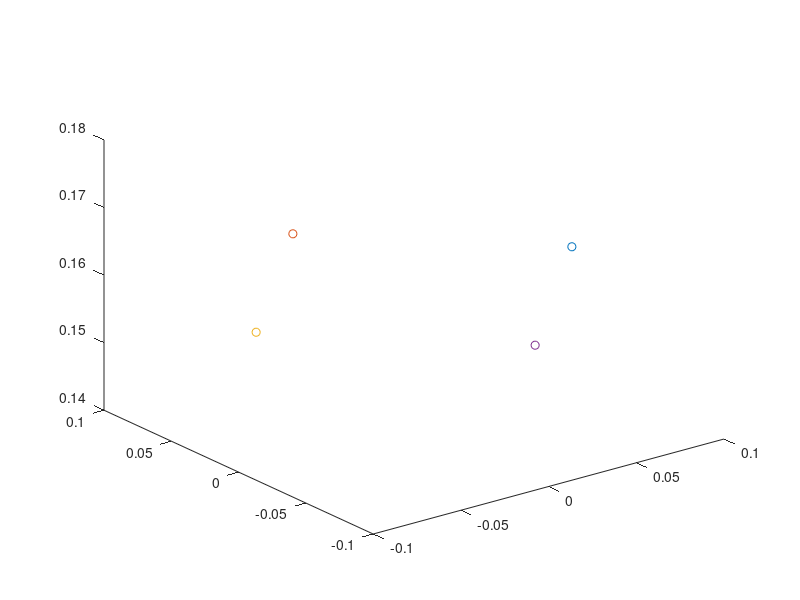

This chart was generated by the following MATLAB code: (Note: this script raises an error after producing the figure.)
P5a=[0.0900 0 0.1600];
P5b=[0.0000 0.0900 0.1600];
P5c=[-0.0900 0 0.1600];
P5d=[-0.0000 -0.0900 0.1600];

k5a= [0 1 0];
k5b= [-1.0000 0 0];
k5c= [-0.0000 -1.0000 0];
k5d= [1 -0.0000 0];

% colors
%plot 3d joints
str = '#F5F5F5';
color = sscanf(str(2:end),'%2x%2x%2x',[1 3])/255;
% facecolor='none';
facecolor=color;
edgecolor='none';
%     edgecolor='k';
%   jointfc='none';
   jointfc=color;
   jointfc1=[0.8,0.8,0.8];
   jointec='k';
linkfc='r';
 linkfc2='r';
linkec='k';
%% plotting
plot3(P5a(1),P5a(2),P5a(3),'-o');
hold on
plot3(P5b(1),P5b(2),P5b(3),'-o');
hold on
plot3(P5c(1),P5c(2),P5c(3),'-o');
hold on
plot3(P5d(1),P5d(2),P5d(3),'-o');
hold on
rev_joint_axis(0.3,k5a,20,0.02,eye(3),P5a,jointfc,jointec,facecolor);
hold on
rev_joint_axis(0.3,k5b,20,0.02,eye(3),P5b,jointfc,jointec,facecolor);
hold on
rev_joint_axis(0.3,k5c,20,0.02,eye(3),P5c,jointfc,jointec,facecolor);
hold on
rev_joint_axis(0.3,k5d,20,0.02,eye(3),P5d,jointfc,jointec,facecolor);
hold on
text(P5a(1)-0.01,P5a(2)-0.01,P5a(3),'A','fontsize',14,'Interpreter', 'latex');
hold on
text(P5b(1)-0.01,P5b(2)-0.01,P5b(3),'B','fontsize',14,'Interpreter', 'latex');
hold on
text(P5c(1)-0.01,P5c(2)-0.01,P5c(3),'C','fontsize',14,'Interpreter', 'latex');
hold on
text(P5d(1)-0.01,P5d(2)-0.01,P5d(3),'D','fontsize',14,'Interpreter', 'latex');
hold on

%% plot the platform
% plot a line passing through axis and the point from joint intersecting
% the other line coming from other joint axis passing through the point

P1=P5a+0.5*k5a;
 plot3([P5a(1), P1(1)], [P5a(2), P1(2)], [P5a(3), P1(3)])
 hold on
   P1b=P5a-0.5*k5a;
%  P1b=P5a+0.5*k5a;
 plot3([P5a(1), P1b(1)], [P5a(2), P1b(2)], [P5a(3), P1b(3)])
 hold on
 P2=P5b+0.5*k5b;
 plot3([P5b(1), P2(1)], [P5b(2), P2(2)], [P5b(3), P2(3)])
  hold on
 P3=P5c+0.5*k5c;
 plot3([P5c(1), P3(1)], [P5c(2), P3(2)], [P5c(3), P3(3)])
  hold on
 P4=P5d+0.5*k5d;
 plot3([P5d(1), P4(1)], [P5d(2), P4(2)], [P5d(3), P4(3)])